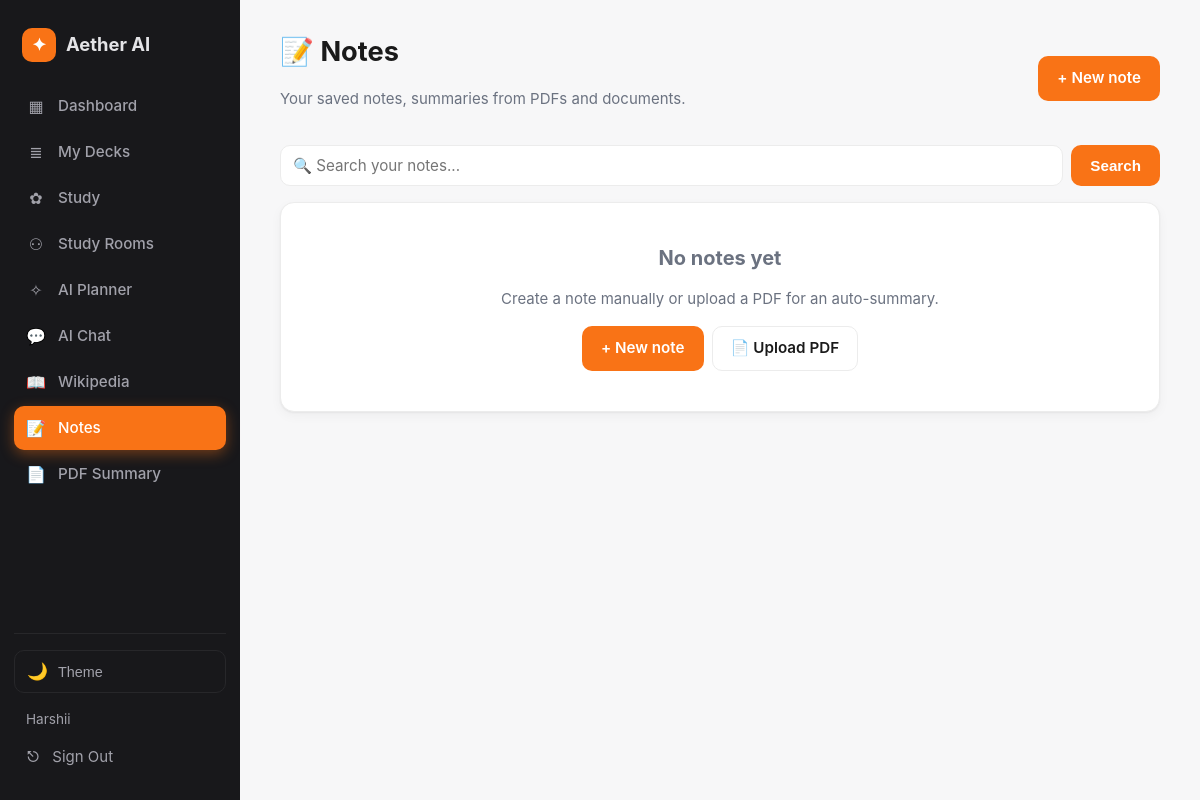
/notes/ (signed in), run on an earlier commit of the app's database.
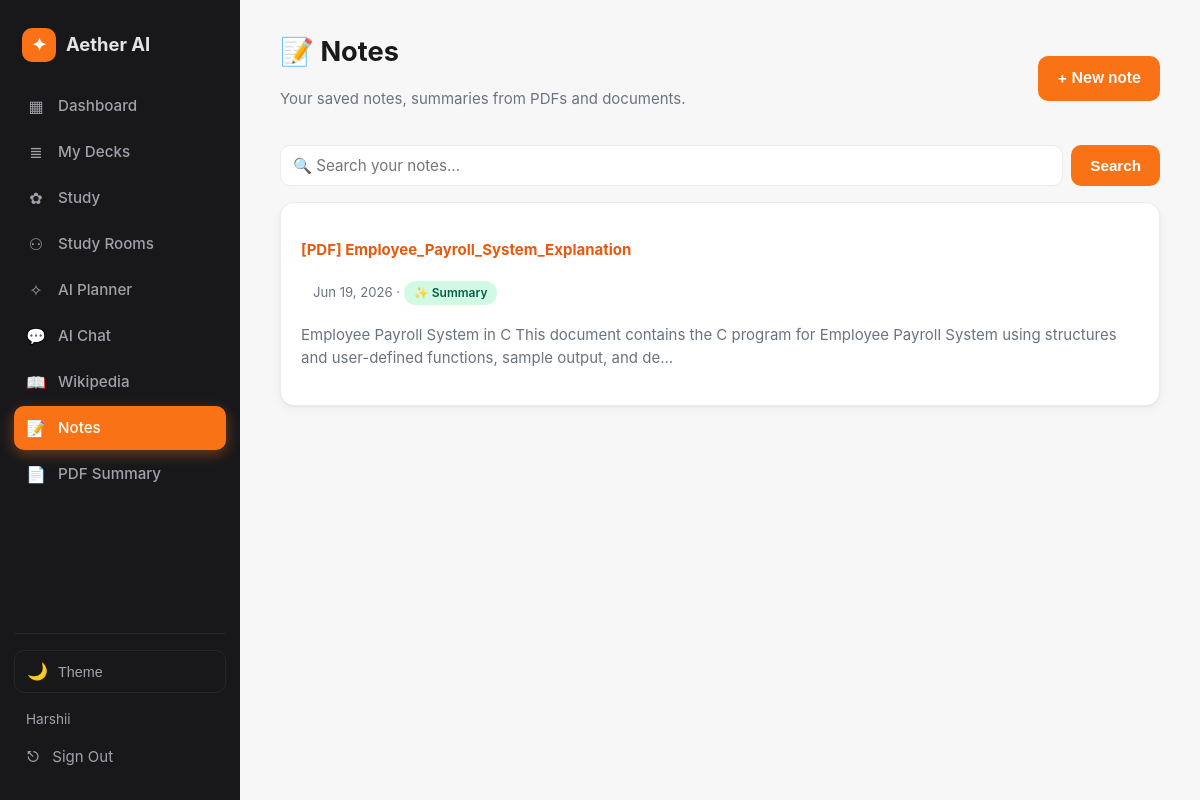
And on a later commit of the database.
### app/models.py (models this page shows)
class Note(db.Model):
    __tablename__ = "notes"
    id = db.Column(db.Integer, primary_key=True)
    user_id = db.Column(db.Integer, db.ForeignKey("users.id"), nullable=False)
    title = db.Column(db.String(200), nullable=False)
    content = db.Column(db.Text, nullable=False, default="")
    summary = db.Column(db.Text, nullable=True)
    created_at = db.Column(db.DateTime, default=datetime.utcnow)
    updated_at = db.Column(db.DateTime, default=datetime.utcnow, onupdate=datetime.utcnow)

### app/routes/notes.py (the view)
@notes_bp.route("/")
@login_required
def index():
    q = (request.args.get("q") or "").strip()
    query = Note.query.filter_by(user_id=current_user.id)
    if q:
        like = f"%{q}%"
        query = query.filter(db.or_(Note.title.ilike(like),
                                    Note.content.ilike(like)))
    items = query.order_by(Note.updated_at.desc()).all()
    return render_template("notes/list.html", notes=items, query=q)

### app/templates/notes/list.html
{% extends "base.html" %}
{% block content %}
<div class="page-head row-between">
  <div>
    <h1>📝 Notes</h1>
    <p class="muted">Your saved notes, summaries from PDFs and documents.</p>
  </div>
  <a class="btn" href="{{ url_for('notes.new') }}">+ New note</a>
</div>
<form method="GET" class="notes-search">
  <input type="text" name="q" class="input"
         placeholder="🔍 Search your notes..."
         value="{{ query }}" autocomplete="off">
  {% if query %}
    <a class="btn-outline" href="{{ url_for('notes.index') }}">Clear</a>
  {% else %}
    <button class="btn">Search</button>
  {% endif %}
</form>
{% if notes %}
<div class="card">
  <ul class="row-list">
    {% for n in notes %}
      <li class="note-row">
        <div class="note-row-body">
          <a href="{{ url_for('notes.view', note_id=n.id) }}">
            <strong>{{ n.title }}</strong>
          </a>
          <p class="muted small">
            {{ n.updated_at.strftime('%b %d, %Y') }}
            {% if n.summary %} · <span class="pill on">✨ Summary</span>{% endif %}
          </p>
          {% if n.content %}
            <p class="muted note-snippet">{{ n.content[:160] }}{% if n.content|length > 160 %}…{% endif %}</p>
          {% endif %}
        </div>
      </li>
    {% endfor %}
  </ul>
</div>
{% elif query %}
  <div class="card empty">
    <p class="muted">No notes match "<strong>{{ query }}</strong>".</p>
    <a class="btn-outline" href="{{ url_for('notes.index') }}">Clear search</a>
  </div>
{% else %}
  <div class="card empty">
    <h2 class="muted">No notes yet</h2>
    <p class="muted">Create a note manually or upload a PDF for an auto-summary.</p>
    <div class="row-gap" style="justify-content: center;">
      <a class="btn" href="{{ url_for('notes.new') }}">+ New note</a>
      <a class="btn-outline" href="{{ url_for('pdf.index') }}">📄 Upload PDF</a>
    </div>
  </div>
{% endif %}
{% endblock %}

What changed in the data, as far as the page shows it:
added Note: title "[PDF] Employee_Payroll_System_Explanation", updated_at "Jun 19, 2026", shows "✨ Summary", content "Employee Payroll System in C This document contains the C program for Employee Payroll System using structures and user-defined functions, sample output, and de"
Also different on the page:
text no longer shown: "No notes yet Create a note manually or upload a PDF for an auto-summary. + New note 📄 Upload PDF"
